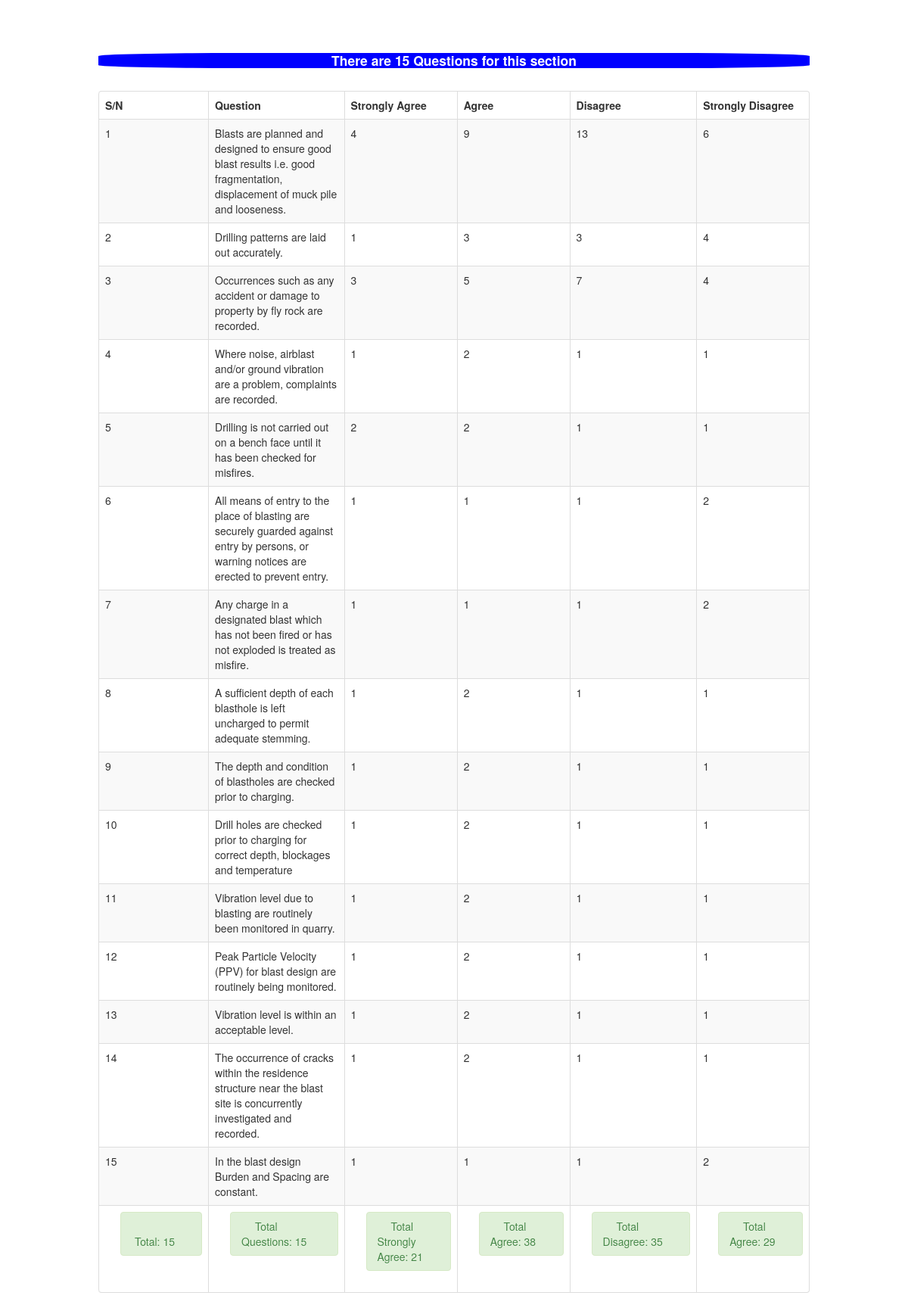
Page /admin/qbp_table.php on the committed database.
### tables this page shows
CREATE TABLE `qbp_table` (
  `ID` int(11) NOT NULL,
  `Question` text NOT NULL,
  `OptionA` varchar(255) NOT NULL,
  `OptionB` varchar(255) NOT NULL,
  `OptionC` varchar(255) NOT NULL,
  `OptionD` varchar(255) NOT NULL,
  `Strongly_Agree` int(11) NOT NULL DEFAULT '1',
  `Agree` int(11) NOT NULL DEFAULT '1',
  `Disagree` int(11) NOT NULL DEFAULT '1',
  `Strongly_Disagree` int(11) NOT NULL DEFAULT '1'
);

### admin/qbp_table.php (the view, shortened to what this page needs)
<!DOCTYPE html>
<html>
<head>
     <link href="sum_number/css/bootstrap.css" rel="stylesheet" type="text/css" media="screen">
</head>
<body>
<br>
<br>
<div class="container">
<br />
	     <table  class="table table-striped table-bordered">
                            <thead>
                                <tr>
                                    <th>S/N</th>
                                    <th>Question</th>
                                    <th>Strongly Agree</th>
                                    <th>Agree</th>
                                    <th>Disagree</th>
                                    <th>Strongly Disagree</th>
                                </tr>
                            </thead>
                            <tbody>
							<?php
							$query=mysqli_query($mysqli, "select * from qbp_table")or die(mysqli_error());
                            $numberOfRows= mysqli_num_rows($query);
                            echo "<h4>There are " . " " . $numberOfRows . " ". "Questions for this section</h4><br \>";
							while($row=mysqli_fetch_array($query)){
							?>
								<tr>
								     <td><?php echo $row['ID'] ?></td>
                                     <td><?php echo $row['Question'] ?></td>
                                     <td><?php echo $row['Strongly_Agree'] ?></td>
                                     <td><?php echo $row['Agree'] ?></td>
                                     <td><?php echo $row['Disagree'] ?></td>
                                     <td><?php echo $row['Strongly_Disagree'] ?></td>
                                </tr>
						          <?php } ?>
						  <?php
                            $result = mysqli_query($mysqli, "SELECT count(ID) FROM qbp_table") or die(mysqli_error());
                            while ($rows = mysqli_fetch_array($result)) {
                                ?>
                        <tr>
                                    <td>
                                        <div class="pull-right">
                                            <div class="span"><div class="alert alert-success"><i class="icon-credit-card icon-large"></i>&nbsp;Total:&nbsp;<?php
                                            $totalID = $rows['count(ID)'];
                                            echo $totalID ."<br \> ";
                                         ?>
                                            </div></div>
                                        </div>
                                    </td>
                                <?php }
                                ?>
                            <?php
                            $result = mysqli_query($mysqli, "SELECT count(Question) FROM qbp_table") or die(mysqli_error());
                            while ($rows = mysqli_fetch_array($result)) {
                                ?>
                                    <td>
                                        <div class="pull-right">
                                            <div class="span"><div class="alert alert-success"><i class="icon-credit-card icon-large"></i>&nbsp;Total Questions:&nbsp;<?php
                                            $totalQuestion = $rows['count(Question)'];
                                            echo $totalQuestion ."<br \> ";
                                         ?>
                                            </div></div>
                                        </div>
                                    </td>
                                <?php }
                                ?>
						   <?php
                            $result = mysqli_query($mysqli, "SELECT sum(Strongly_Agree) FROM qbp_table") or die(mysqli_error());
                            while ($rows = mysqli_fetch_array($result)) {
                                ?>
                                    <td>
                                        <div class="pull-right">
                                            <div class="span"><div class="alert alert-success"><i class="icon-credit-card icon-large"></i>&nbsp;Total Strongly Agree:&nbsp;<?php
                                            $sumStronglyAgree = $rows['sum(Strongly_Agree)'];
                                            echo $sumStronglyAgree ."<br \> ";
                                         ?>
                                            </div></div>
                                        </div>
                                    </td>
                                <?php }
                                ?>
                                <?php
                            $result = mysqli_query($mysqli, "SELECT sum(Agree) FROM qbp_table") or die(mysqli_error());
                            while ($rows = mysqli_fetch_array($result)) {
                                ?>
                                    <td>
                                        <div class="pull-right">
                                            <div class="span"><div class="alert alert-success"><i class="icon-credit-card icon-large"></i>&nbsp;Total Agree:&nbsp;<?php
                                            $sumAgree = $rows['sum(Agree)'];
                                            echo $sumAgree ."<br \> ";
                                         ?>
                                            </div></div>
                                        </div>
                                    </td>
                                <?php }
                                ?>
                                <?php
                            $result = mysqli_query($mysqli, "SELECT sum(Disagree) FROM qbp_table") or die(mysqli_error());
                            while ($rows = mysqli_fetch_array($result)) {
                                ?>
                                    <td>
                                        <div class="pull-right">
                                            <div class="span"><div class="alert alert-success"><i class="icon-credit-card icon-large"></i>&nbsp;Total Disagree:&nbsp;<?php
                                            $sumDisagree = $rows['sum(Disagree)'];
                                            echo $sumDisagree ."<br \> ";
                                         ?>
                                            </div></div>
                                        </div>
                                    </td>
                                <?php }
                                ?>
                                <?php
                            $result = mysqli_query($mysqli, "SELECT sum(Strongly_Disagree) FROM qbp_table") or die(mysqli_error());
                            while ($rows = mysqli_fetch_array($result)) {
                                ?>
                                    <td>
                                        <div class="pull-right">
                                            <div class="span"><div class="alert alert-success"><i class="icon-credit-card icon-large"></i>&nbsp;Total Agree:&nbsp;<?php
                                            $sumStronglyDisagree = $rows['sum(Strongly_Disagree)'];
                                            echo $sumStronglyDisagree ."<br \> ";
                                         ?>
                                            </div></div>
                                        </div>
                                    </td>
                            </tr>
                                <?php }
                                ?>
                             </tbody>
                        </table>
</div>
</body>
</html>

### admin/qbp_table.php (style rules this page uses)
h4 { color:white; background-color: blue; border-radius:20%; text-align: center; }

### rows in the picture
qbp_table: ID "1", Question "Blasts are planned and designed to ensure good blast results i.e. good fragmentation, displacement of muck pile and looseness.", Strongly_Agree "4", Agree "9", Disagree "13", Strongly_Disagree "6"
qbp_table: ID "2", Question "Drilling patterns are laid out accurately.", Strongly_Agree "1", Agree "3", Disagree "3", Strongly_Disagree "4"
qbp_table: ID "3", Question "Occurrences such as any accident or damage to property by fly rock are recorded.", Strongly_Agree "3", Agree "5", Disagree "7", Strongly_Disagree "4"
qbp_table: ID "4", Question "Where noise, airblast and/or ground vibration are a problem, complaints are recorded.", Strongly_Agree "1", Agree "2", Disagree "1", Strongly_Disagree "1"
qbp_table: ID "5", Question "Drilling is not carried out on a bench face until it has been checked for misfires.", Strongly_Agree "2", Agree "2", Disagree "1", Strongly_Disagree "1"
qbp_table: ID "6", Question "All means of entry to the place of blasting are securely guarded against entry by persons, or warning notices are erected to prevent entry.", Strongly_Agree "1", Agree "1", Disagree "1", Strongly_Disagree "2"
qbp_table: ID "7", Question "Any charge in a designated blast which has not been fired or has not exploded is treated as misfire.", Strongly_Agree "1", Agree "1", Disagree "1", Strongly_Disagree "2"
qbp_table: ID "8", Question "A sufficient depth of each blasthole is left uncharged to permit adequate stemming.", Strongly_Agree "1", Agree "2", Disagree "1", Strongly_Disagree "1"
qbp_table: ID "9", Question "The depth and condition of blastholes are checked prior to charging.", Strongly_Agree "1", Agree "2", Disagree "1", Strongly_Disagree "1"
qbp_table: ID "10", Question "Drill holes are checked prior to charging for correct depth, blockages and temperature", Strongly_Agree "1", Agree "2", Disagree "1", Strongly_Disagree "1"
qbp_table: ID "11", Question "Vibration level due to blasting are routinely been monitored in quarry.", Strongly_Agree "1", Agree "2", Disagree "1", Strongly_Disagree "1"
qbp_table: ID "12", Question "Peak Particle Velocity (PPV) for blast design are routinely being monitored.", Strongly_Agree "1", Agree "2", Disagree "1", Strongly_Disagree "1"
qbp_table: ID "13", Question "Vibration level is within an acceptable level.", Strongly_Agree "1", Agree "2", Disagree "1", Strongly_Disagree "1"
qbp_table: ID "14", Question "The occurrence of cracks within the residence structure near the blast site is concurrently investigated and recorded.", Strongly_Agree "1", Agree "2", Disagree "1", Strongly_Disagree "1"
qbp_table: ID "15", Question "In the blast design Burden and Spacing are constant.", Strongly_Agree "1", Agree "1", Disagree "1", Strongly_Disagree "2"

### other values in the picture
$numberOfRows "15"
$totalID "15"
$totalQuestion "15"
$sumStronglyAgree "21"
$sumAgree "38"
$sumDisagree "35"
$sumStronglyDisagree "29"
